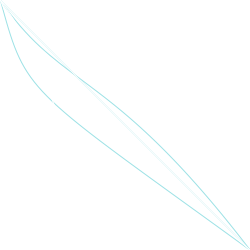
Frame 1 (no input)
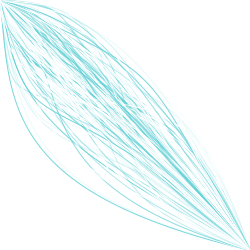
Frame 60 (the mouse pressed at the canvas centre just before this capture)
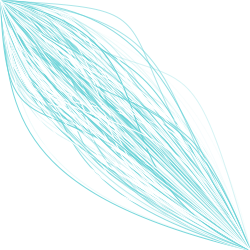
Frame 120 (the mouse held since frame 60 and released just before this capture)

The Processing sketch that drew these frames (run headless with seeded random() and noise(); from frame 60 on, the mouse is pressed at the canvas centre):

// Processing sketch: processing_18581
// ── processing_18581.pde

void setup() {
  size(250, 250);
  background(255);
  smooth();
}

void draw() { 
  stroke(101,209,214,random(255)); //colour of random opacity
  noFill();
  strokeWeight(1);
  for(int l=0; l<=height; l+=100) { 
  bezier(0, 0, random (l), random (l), random (l), random (l), 250, 250);
  //beziers starts at top left corner + ends at bottom right corner
  //beziers made of random coordinates determined by "l"
}
 
  stroke(255); //white beziers
  noFill();
  strokeWeight(1);
  for(int l=0; l<=height; l+=100) {
  bezier(0, 0, random (l), random (l), random (l), random (l), 250, 250);
   //beziers starts at top left corner + ends at bottom right corner
  //beziers made of random coordinates determined by "l"
}
}
